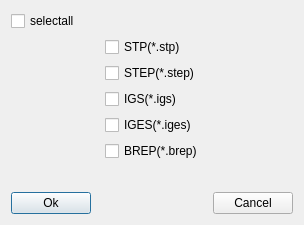
<?xml version="1.0" encoding="UTF-8"?>
<ui version="4.0">
 <class>ParaImportGeometrySetup</class>
 <widget class="QDialog" name="ParaImportGeometrySetup">
  <property name="geometry">
   <rect>
    <x>0</x>
    <y>0</y>
    <width>304</width>
    <height>225</height>
   </rect>
  </property>
  <property name="windowTitle">
   <string>Import geometry setup</string>
  </property>
  <layout class="QGridLayout" name="gridLayout">
   <item row="0" column="0">
    <layout class="QHBoxLayout" name="horizontalLayout_7">
     <item>
      <widget class="QCheckBox" name="chkAll">
       <property name="text">
        <string>selectall</string>
       </property>
      </widget>
     </item>
     <item>
      <spacer name="horizontalSpacer">
       <property name="orientation">
        <enum>Qt::Horizontal</enum>
       </property>
       <property name="sizeHint" stdset="0">
        <size>
         <width>40</width>
         <height>20</height>
        </size>
       </property>
      </spacer>
     </item>
    </layout>
   </item>
   <item row="1" column="0">
    <layout class="QHBoxLayout" name="horizontalLayout_6" stretch="1,1,1">
     <item>
      <spacer name="horizontalSpacer_2">
       <property name="orientation">
        <enum>Qt::Horizontal</enum>
       </property>
       <property name="sizeHint" stdset="0">
        <size>
         <width>40</width>
         <height>20</height>
        </size>
       </property>
      </spacer>
     </item>
     <item>
      <widget class="QCheckBox" name="checkBox_2">
       <property name="minimumSize">
        <size>
         <width>50</width>
         <height>0</height>
        </size>
       </property>
       <property name="text">
        <string>STP(*.stp)</string>
       </property>
      </widget>
     </item>
     <item>
      <spacer name="horizontalSpacer_3">
       <property name="orientation">
        <enum>Qt::Horizontal</enum>
       </property>
       <property name="sizeHint" stdset="0">
        <size>
         <width>40</width>
         <height>20</height>
        </size>
       </property>
      </spacer>
     </item>
    </layout>
   </item>
   <item row="2" column="0">
    <layout class="QHBoxLayout" name="horizontalLayout_5" stretch="1,1,1">
     <item>
      <spacer name="horizontalSpacer_7">
       <property name="orientation">
        <enum>Qt::Horizontal</enum>
       </property>
       <property name="sizeHint" stdset="0">
        <size>
         <width>40</width>
         <height>20</height>
        </size>
       </property>
      </spacer>
     </item>
     <item>
      <widget class="QCheckBox" name="checkBox_3">
       <property name="minimumSize">
        <size>
         <width>50</width>
         <height>0</height>
        </size>
       </property>
       <property name="text">
        <string>STEP(*.step)</string>
       </property>
      </widget>
     </item>
     <item>
      <spacer name="horizontalSpacer_5">
       <property name="orientation">
        <enum>Qt::Horizontal</enum>
       </property>
       <property name="sizeHint" stdset="0">
        <size>
         <width>40</width>
         <height>20</height>
        </size>
       </property>
      </spacer>
     </item>
    </layout>
   </item>
   <item row="3" column="0">
    <layout class="QHBoxLayout" name="horizontalLayout_4" stretch="1,1,1">
     <item>
      <spacer name="horizontalSpacer_6">
       <property name="orientation">
        <enum>Qt::Horizontal</enum>
       </property>
       <property name="sizeHint" stdset="0">
        <size>
         <width>40</width>
         <height>20</height>
        </size>
       </property>
      </spacer>
     </item>
     <item>
      <widget class="QCheckBox" name="checkBox_4">
       <property name="minimumSize">
        <size>
         <width>50</width>
         <height>0</height>
        </size>
       </property>
       <property name="text">
        <string>IGS(*.igs)</string>
       </property>
      </widget>
     </item>
     <item>
      <spacer name="horizontalSpacer_4">
       <property name="orientation">
        <enum>Qt::Horizontal</enum>
       </property>
       <property name="sizeHint" stdset="0">
        <size>
         <width>40</width>
         <height>20</height>
        </size>
       </property>
      </spacer>
     </item>
    </layout>
   </item>
   <item row="4" column="0">
    <layout class="QHBoxLayout" name="horizontalLayout_3" stretch="1,1,1">
     <item>
      <spacer name="horizontalSpacer_11">
       <property name="orientation">
        <enum>Qt::Horizontal</enum>
       </property>
       <property name="sizeHint" stdset="0">
        <size>
         <width>40</width>
         <height>20</height>
        </size>
       </property>
      </spacer>
     </item>
     <item>
      <widget class="QCheckBox" name="checkBox_5">
       <property name="minimumSize">
        <size>
         <width>50</width>
         <height>0</height>
        </size>
       </property>
       <property name="text">
        <string>IGES(*.iges)</string>
       </property>
      </widget>
     </item>
     <item>
      <spacer name="horizontalSpacer_9">
       <property name="orientation">
        <enum>Qt::Horizontal</enum>
       </property>
       <property name="sizeHint" stdset="0">
        <size>
         <width>40</width>
         <height>20</height>
        </size>
       </property>
      </spacer>
     </item>
    </layout>
   </item>
   <item row="5" column="0">
    <layout class="QHBoxLayout" name="horizontalLayout_2" stretch="1,1,1">
     <item>
      <spacer name="horizontalSpacer_8">
       <property name="orientation">
        <enum>Qt::Horizontal</enum>
       </property>
       <property name="sizeHint" stdset="0">
        <size>
         <width>40</width>
         <height>20</height>
        </size>
       </property>
      </spacer>
     </item>
     <item>
      <widget class="QCheckBox" name="checkBox_6">
       <property name="minimumSize">
        <size>
         <width>50</width>
         <height>0</height>
        </size>
       </property>
       <property name="text">
        <string>BREP(*.brep)</string>
       </property>
      </widget>
     </item>
     <item>
      <spacer name="horizontalSpacer_10">
       <property name="orientation">
        <enum>Qt::Horizontal</enum>
       </property>
       <property name="sizeHint" stdset="0">
        <size>
         <width>40</width>
         <height>20</height>
        </size>
       </property>
      </spacer>
     </item>
    </layout>
   </item>
   <item row="6" column="0">
    <spacer name="verticalSpacer">
     <property name="orientation">
      <enum>Qt::Vertical</enum>
     </property>
     <property name="sizeHint" stdset="0">
      <size>
       <width>20</width>
       <height>5</height>
      </size>
     </property>
    </spacer>
   </item>
   <item row="7" column="0">
    <layout class="QHBoxLayout" name="horizontalLayout">
     <item>
      <widget class="QPushButton" name="btnOk">
       <property name="text">
        <string>Ok</string>
       </property>
      </widget>
     </item>
     <item>
      <spacer name="horizontalSpacer_12">
       <property name="orientation">
        <enum>Qt::Horizontal</enum>
       </property>
       <property name="sizeHint" stdset="0">
        <size>
         <width>40</width>
         <height>20</height>
        </size>
       </property>
      </spacer>
     </item>
     <item>
      <widget class="QPushButton" name="btnCancel">
       <property name="text">
        <string>Cancel</string>
       </property>
      </widget>
     </item>
    </layout>
   </item>
  </layout>
 </widget>
 <resources/>
 <connections/>
</ui>
